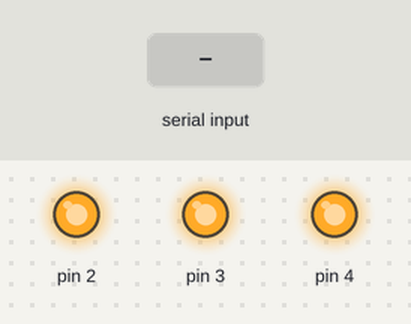
Bench run of a sketch on a simulated Arduino Uno, built with avr-gcc and run on an emulated ATmega328P. Shown: output pins drawn as LEDs (lit = HIGH). The inputs (shaded band) are chosen by the test bench.

Above: at 1.2 s.
1.3 s: "2" received over Serial
At 2.0 s:
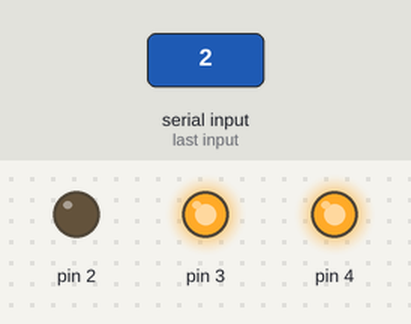
2.8 s: "3" received over Serial
At 3.2 s:
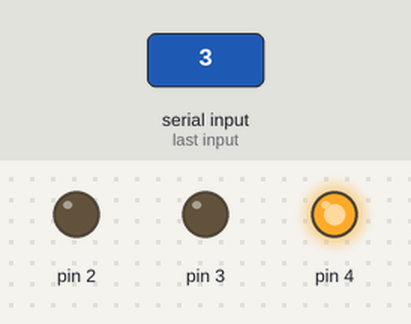
4.3 s: "4" received over Serial
At 5.5 s:
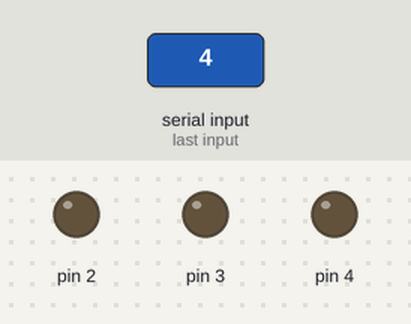
5.8 s: "2" received over Serial
At 6.6 s:
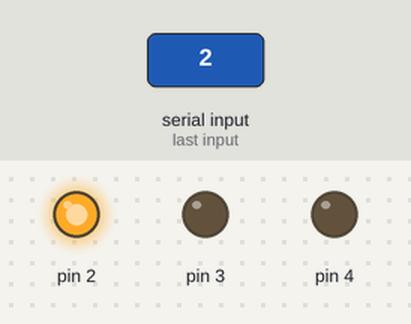
7.3 s: "3" received over Serial
At 7.8 s:
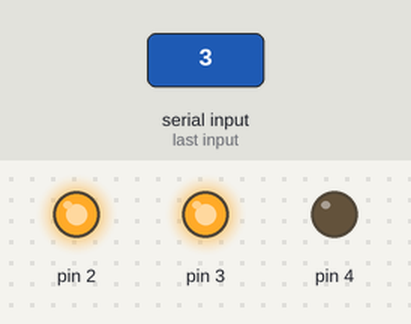
Timing chart, 0 to 9.8 s (numbered marks = the images above; inputs shaded):
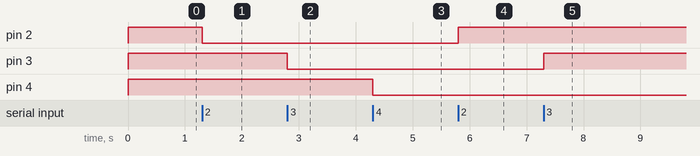

Measured:
- after the input at 1.3 s, pin 2: HIGH → LOW at once
- after the input at 2.8 s, pin 3: HIGH → LOW at once
- after the input at 4.3 s, pin 4: HIGH → LOW at once
- after the input at 5.8 s, pin 2: LOW → HIGH at once
- after the input at 7.3 s, pin 3: LOW → HIGH at once

The sketch:

Controla__3_led_pela_serial.ino
```cpp
//Controla _3_led_pela_serial
int recebido = 0;
int dois = HIGH;
int tres = HIGH;
int quatro = HIGH;

void setup() {
  Serial.begin(9600);
  pinMode(2, OUTPUT);
  pinMode(3, OUTPUT);
  pinMode(4, OUTPUT);
  digitalWrite(2, dois);
  digitalWrite(3, tres);
  digitalWrite(4, quatro);
}

void loop() {
  if (Serial.available() > 0) {
    recebido = Serial.read();

     if (recebido == '2') {
      if (dois == HIGH) dois = LOW;
      else dois = HIGH;
      digitalWrite(2, dois);
     }

     if (recebido == '3') {
      if (tres == HIGH) tres = LOW;
      else tres = HIGH;
      digitalWrite(3, tres);
     }

     if (recebido == '4') {
      if (quatro == HIGH) quatro = LOW;
      else quatro = HIGH;
      digitalWrite(4, quatro);
     }
  }
}
```
